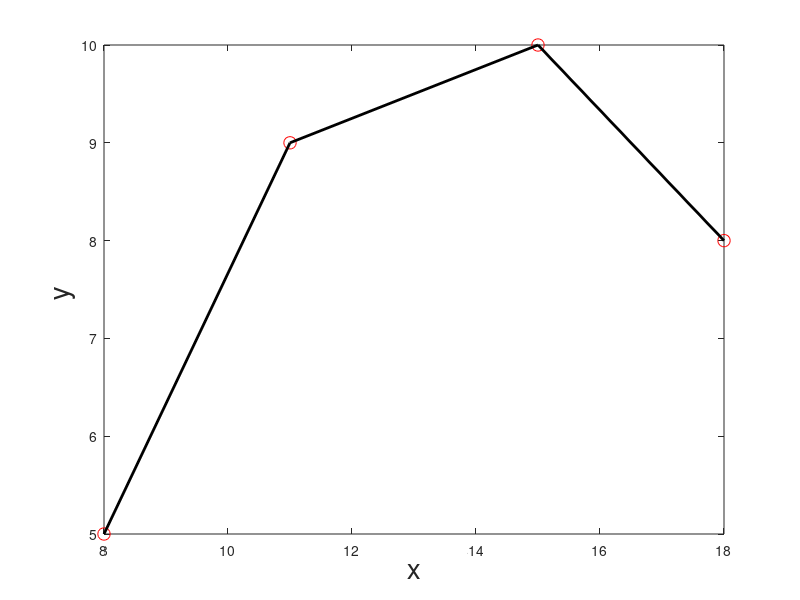

Reproduce this figure in MATLAB.
%%%%%%%%%%%%%%%%%%%%%%%%%%%%%%%%%%%%%%%%%%%%%%%%
%  Numerical Methods                           %
%  Engr. Mary Christianne Edjan                %
%                                              %
%  Linear Spline Interpolation                  %
%  Curve Fitting and Interpolation             %
%  Octave Code                                 %
%%%%%%%%%%%%%%%%%%%%%%%%%%%%%%%%%%%%%%%%%%%%%%%%

clear all
clc

% Given
x = [8 11 15 18];
y = [5 9 10 8];
Xint = 12.7;

% Main Code
n = length(x);
for i = 2:n
  if Xint < x(i)
    break
  end
end

Yint=(Xint-x(i))*y(i-1)/(x(i-1)-x(i))+(Xint-x(i-1))*y(i)/(x(i)-x(i-1))

% Plot
plot(x,y,'ro','markersize',9)
hold on
plot(x,y,'k','linewidth',2)
xlabel('x','fontsize',20)
ylabel('y ','fontsize',20)
